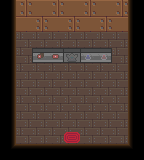

Tiled map render using the project's own tile images. Description and the whole map definition, tile-layer contents included, below:
An orthogonal 9x10 tile map with 16x16 px tiles, 5 tile layers (Tile Layer 1, Higher, ZSHADOWDOWN, Highest, ...), 5 tilesets and 9 objects (PLAYER_START, ZDOWN, Diane, EXIT).

<map version="1.0" tiledversion="2017.07.25" orientation="orthogonal" renderorder="right-down" width="9" height="10" tilewidth="16" tileheight="16" nextobjectid="12">
 <tileset firstgid="1" name="Wood_Floor" tilewidth="16" tileheight="16" tilecount="1" columns="1">
  <image source="Game/Tiles/Inside/Wood_Floor/Wood_Floor.png" width="16" height="16" />
 </tileset>
 <tileset firstgid="2" name="Wood_Wall" tilewidth="16" tileheight="16" tilecount="4" columns="2">
  <image source="Game/Tiles/Inside/Wood_Wall/Wood_Wall.png" width="32" height="32" />
 </tileset>
 <tileset firstgid="6" name="Border" tilewidth="16" tileheight="16" tilecount="2" columns="1">
  <image source="Game/Tiles/Inside/Border.png" width="16" height="32" />
 </tileset>
 <tileset firstgid="8" name="Carpet" tilewidth="16" tileheight="16" tilecount="1" columns="1">
  <image source="Game/Tiles/Inside/Carpet/Carpet.png" width="16" height="16" />
 </tileset>
 <tileset firstgid="9" name="Counter_Inn" tilewidth="16" tileheight="16" tilecount="6" columns="6">
  <image source="Game/Tiles/Inside/Counter/Inn/Counter_Inn.png" width="96" height="16" />
 </tileset>
 <layer name="Tile Layer 1" width="9" height="10">
  <data encoding="csv">
6,2,3,2,3,2,3,2,2147483654,
6,4,5,4,5,4,5,4,2147483654,
6,1,1,1,1,1,1,1,2147483654,
6,1,1,1,1,1,1,1,2147483654,
6,1,1,1,1,1,1,1,2147483654,
6,1,1,1,1,1,1,1,2147483654,
6,1,1,1,1,1,1,1,2147483654,
6,1,1,1,1,1,1,1,2147483654,
6,1,1,1,1,1,1,1,2147483654,
1610612743,1610612742,1610612742,1610612742,1610612742,1610612742,1610612742,1610612742,3221225479
</data>
 </layer>
 <layer name="Higher" width="9" height="10">
  <data encoding="csv">
0,0,0,0,0,0,0,0,0,
0,0,0,0,0,0,0,0,0,
0,0,0,0,0,0,0,0,0,
0,0,0,0,0,0,0,0,0,
0,0,0,0,0,0,0,0,0,
0,0,0,0,0,0,0,0,0,
0,0,0,0,0,0,0,0,0,
0,0,0,0,0,0,0,0,0,
0,0,0,0,8,0,0,0,0,
0,0,0,0,0,0,0,0,0
</data>
 </layer>
 <layer name="ZSHADOWDOWN" width="9" height="10">
  <data encoding="csv">
0,0,0,0,0,0,0,0,0,
0,0,0,0,0,0,0,0,0,
0,0,0,0,0,0,0,0,0,
0,0,0,0,0,0,0,0,0,
0,0,0,0,0,0,0,0,0,
0,0,0,0,0,0,0,0,0,
0,0,0,0,0,0,0,0,0,
0,0,0,0,0,0,0,0,0,
0,0,0,0,0,0,0,0,0,
0,0,0,0,0,0,0,0,0
</data>
 </layer>
 <layer name="Highest" width="9" height="10">
  <data encoding="csv">
0,0,0,0,0,0,0,0,0,
0,0,0,0,0,0,0,0,0,
0,0,0,0,0,0,0,0,0,
0,14,9,10,11,12,13,0,0,
0,0,0,0,0,0,0,0,0,
0,0,0,0,0,0,0,0,0,
0,0,0,0,0,0,0,0,0,
0,0,0,0,0,0,0,0,0,
0,0,0,0,0,0,0,0,0,
0,0,0,0,0,0,0,0,0
</data>
 </layer>
 <layer name="ZDOWN" width="9" height="10">
  <data encoding="csv">
0,0,0,0,0,0,0,0,0,
0,0,0,0,0,0,0,0,0,
0,0,0,0,0,0,0,0,0,
0,0,0,0,0,0,0,0,0,
0,0,0,0,0,0,0,0,0,
0,0,0,0,0,0,0,0,0,
0,0,0,0,0,0,0,0,0,
0,0,0,0,0,0,0,0,0,
0,0,0,0,0,0,0,0,0,
0,0,0,0,0,0,0,0,0
</data>
 </layer>
 <objectgroup name="COLLISION_LAYER">
  <object id="1" x="0" y="0" width="16" height="160" />
  <object id="2" x="16" y="144" width="112" height="16" />
  <object id="3" x="128" y="0" width="16" height="160" />
  <object id="4" x="16" y="0" width="112" height="32" />
  <object id="5" x="32" y="48" width="80" height="15" />
 </objectgroup>
 <objectgroup name="SPAWNS_LAYER">
  <object id="8" name="PLAYER_START" x="64" y="132" width="16" height="12" />
 </objectgroup>
 <objectgroup name="Z_GATES">
  <object id="11" name="ZDOWN" x="64" y="132" width="16" height="12" />
 </objectgroup>
 <objectgroup name="INTERACTION">
  <object id="6" name="Diane" x="64" y="63" width="16" height="9" />
  <object id="10" name="EXIT" x="64" y="132" width="16" height="12" />
 </objectgroup>
</map>